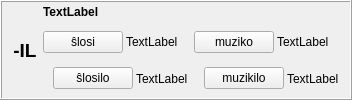
        <widget class="QFrame" name="frame_23">
         <property name="frameShape">
          <enum>QFrame::Box</enum>
         </property>
         <property name="frameShadow">
          <enum>QFrame::Raised</enum>
         </property>
         <layout class="QHBoxLayout" name="horizontalLayout_46">
          <property name="topMargin">
           <number>3</number>
          </property>
          <property name="bottomMargin">
           <number>3</number>
          </property>
          <item>
           <widget class="QLabel" name="label_303">
            <property name="sizePolicy">
             <sizepolicy hsizetype="Maximum" vsizetype="Preferred">
              <horstretch>0</horstretch>
              <verstretch>0</verstretch>
             </sizepolicy>
            </property>
            <property name="styleSheet">
             <string notr="true">font-size: 14pt;
font-weight: bold;</string>
            </property>
            <property name="text">
             <string>-IL</string>
            </property>
            <property name="alignment">
             <set>Qt::AlignCenter</set>
            </property>
            <property name="lingvo" stdset="0">
             <string>eo</string>
            </property>
           </widget>
          </item>
          <item>
           <layout class="QVBoxLayout" name="verticalLayout_361">
            <item>
             <widget class="QLabel" name="Lec09_Label676">
              <property name="sizePolicy">
               <sizepolicy hsizetype="Preferred" vsizetype="Maximum">
                <horstretch>0</horstretch>
                <verstretch>0</verstretch>
               </sizepolicy>
              </property>
              <property name="styleSheet">
               <string notr="true">font-weight: bold;</string>
              </property>
              <property name="text">
               <string>TextLabel</string>
              </property>
              <property name="wordWrap">
               <bool>true</bool>
              </property>
             </widget>
            </item>
            <item>
             <layout class="QHBoxLayout" name="horizontalLayout_594">
              <item>
               <layout class="QVBoxLayout" name="verticalLayout_362">
                <property name="spacing">
                 <number>3</number>
                </property>
                <item>
                 <layout class="QHBoxLayout" name="horizontalLayout_595" stretch="3,1">
                  <item>
                   <widget class="neklakebla" name="Lec09_Button645">
                    <property name="sizePolicy">
                     <sizepolicy hsizetype="Maximum" vsizetype="Fixed">
                      <horstretch>0</horstretch>
                      <verstretch>0</verstretch>
                     </sizepolicy>
                    </property>
                    <property name="text">
                     <string>ŝlosi</string>
                    </property>
                   </widget>
                  </item>
                  <item>
                   <widget class="QLabel" name="Lec09_Label677">
                    <property name="text">
                     <string>TextLabel</string>
                    </property>
                    <property name="wordWrap">
                     <bool>true</bool>
                    </property>
                   </widget>
                  </item>
                 </layout>
                </item>
                <item>
                 <layout class="QHBoxLayout" name="horizontalLayout_596" stretch="0,3,1">
                  <item>
                   <widget class="label_sago_reversa" name="label_383">
                    <property name="sizePolicy">
                     <sizepolicy hsizetype="Maximum" vsizetype="Preferred">
                      <horstretch>0</horstretch>
                      <verstretch>0</verstretch>
                     </sizepolicy>
                    </property>
                    <property name="text">
                     <string/>
                    </property>
                    <property name="pixmap">
                     <pixmap resource="ikonoj.qrc">:/ikonoj/sago_revena.png</pixmap>
                    </property>
                   </widget>
                  </item>
                  <item>
                   <widget class="neklakebla" name="Lec09_Button646">
                    <property name="sizePolicy">
                     <sizepolicy hsizetype="Maximum" vsizetype="Fixed">
                      <horstretch>0</horstretch>
                      <verstretch>0</verstretch>
                     </sizepolicy>
                    </property>
                    <property name="text">
                     <string>ŝlosilo</string>
                    </property>
                   </widget>
                  </item>
                  <item>
                   <widget class="QLabel" name="Lec09_Label678">
                    <property name="text">
                     <string>TextLabel</string>
                    </property>
                    <property name="wordWrap">
                     <bool>true</bool>
                    </property>
                   </widget>
                  </item>
                 </layout>
                </item>
               </layout>
              </item>
              <item>
               <layout class="QVBoxLayout" name="verticalLayout_363">
                <property name="spacing">
                 <number>3</number>
                </property>
                <item>
                 <layout class="QHBoxLayout" name="horizontalLayout_597" stretch="3,1">
                  <item>
                   <widget class="neklakebla" name="Lec09_Button42">
                    <property name="sizePolicy">
                     <sizepolicy hsizetype="Maximum" vsizetype="Fixed">
                      <horstretch>0</horstretch>
                      <verstretch>0</verstretch>
                     </sizepolicy>
                    </property>
                    <property name="text">
                     <string>muziko</string>
                    </property>
                   </widget>
                  </item>
                  <item>
                   <widget class="QLabel" name="Lec09_Label43">
                    <property name="text">
                     <string>TextLabel</string>
                    </property>
                    <property name="wordWrap">
                     <bool>true</bool>
                    </property>
                   </widget>
                  </item>
                 </layout>
                </item>
                <item>
                 <layout class="QHBoxLayout" name="horizontalLayout_598" stretch="0,3,1">
                  <item>
                   <widget class="label_sago_reversa" name="label_384">
                    <property name="sizePolicy">
                     <sizepolicy hsizetype="Maximum" vsizetype="Preferred">
                      <horstretch>0</horstretch>
                      <verstretch>0</verstretch>
                     </sizepolicy>
                    </property>
                    <property name="text">
                     <string/>
                    </property>
                    <property name="pixmap">
                     <pixmap resource="ikonoj.qrc">:/ikonoj/sago_revena.png</pixmap>
                    </property>
                   </widget>
                  </item>
                  <item>
                   <widget class="neklakebla" name="Lec09_Button43">
                    <property name="sizePolicy">
                     <sizepolicy hsizetype="Maximum" vsizetype="Fixed">
                      <horstretch>0</horstretch>
                      <verstretch>0</verstretch>
                     </sizepolicy>
                    </property>
                    <property name="text">
                     <string>muzikilo</string>
                    </property>
                   </widget>
                  </item>
                  <item>
                   <widget class="QLabel" name="Lec09_Label44">
                    <property name="text">
                     <string>TextLabel</string>
                    </property>
                    <property name="wordWrap">
                     <bool>true</bool>
                    </property>
                   </widget>
                  </item>
                 </layout>
                </item>
               </layout>
              </item>
             </layout>
            </item>
           </layout>
          </item>
         </layout>
        </widget>
